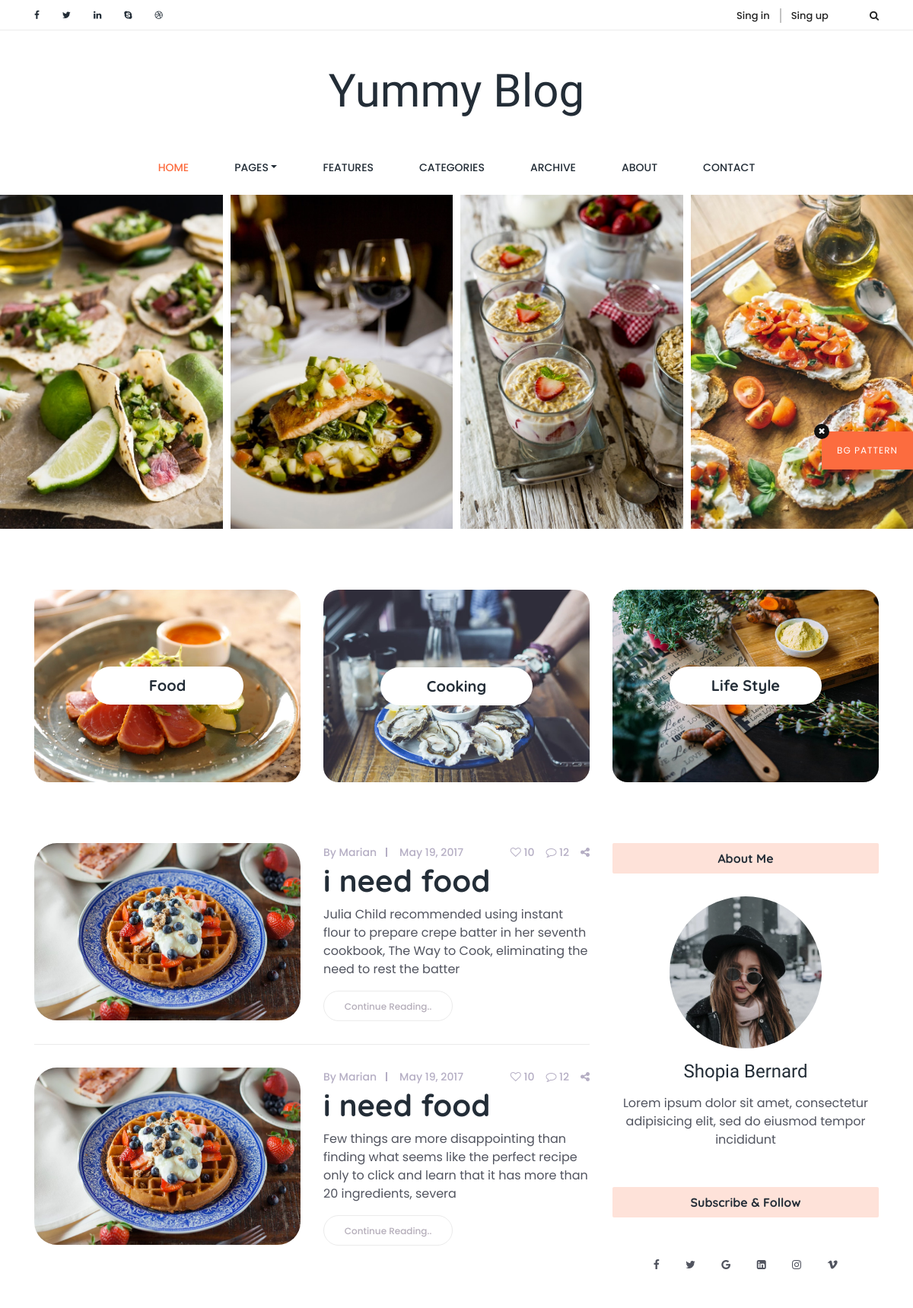
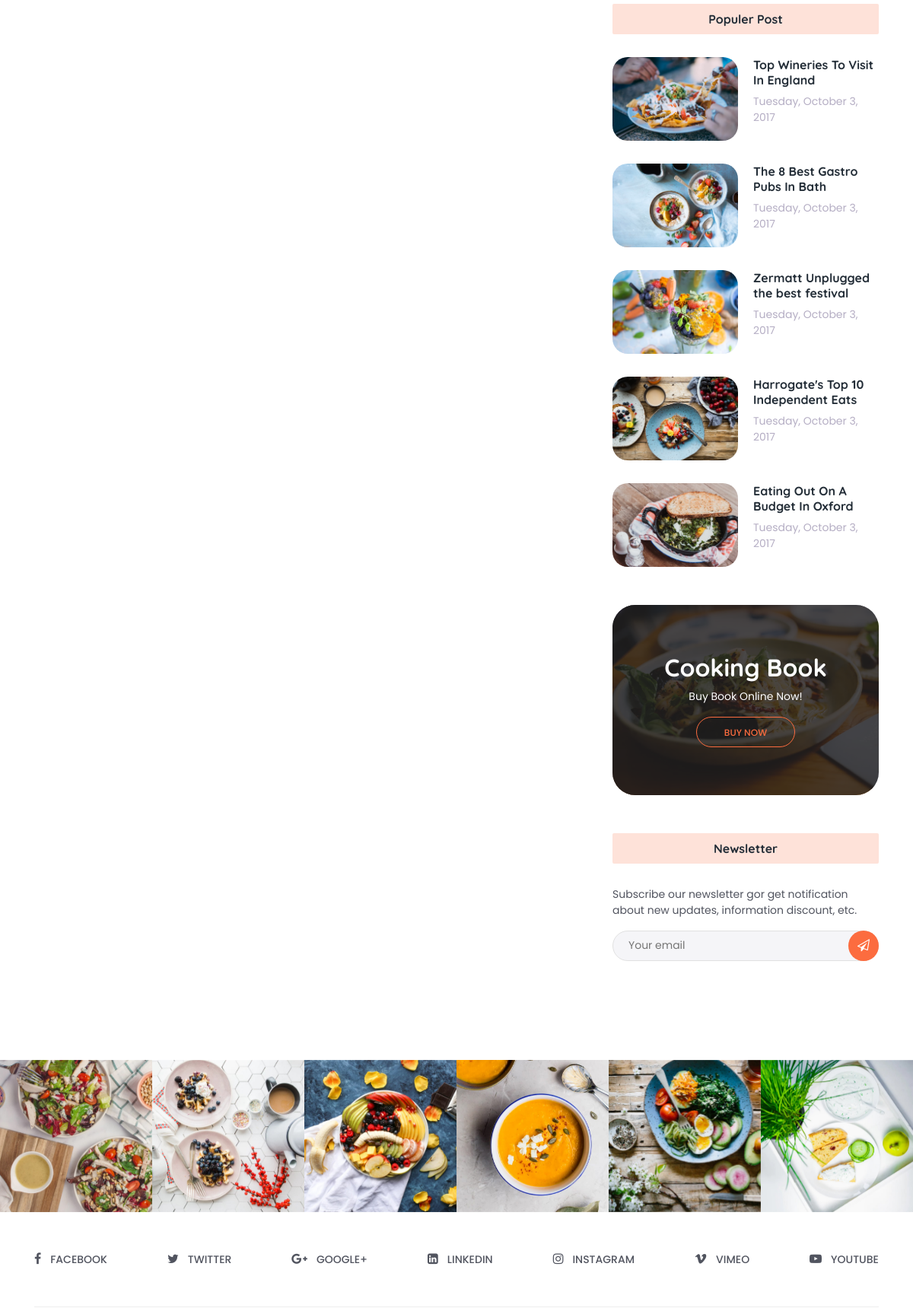
The page / (upper part) on the database its author committed (2 pictures, top to bottom).
### dashboard/models.py (models this page shows, shortened)
class BlogPost(models.Model):
    title = models.CharField(max_length=255)
    details = models.TextField()
    category = models.ForeignKey(Category, on_delete=models.DO_NOTHING, default=1)
    publish_date = models.DateTimeField(auto_now_add=True)
    update_date = models.DateTimeField(auto_now=True)
    status = models.BooleanField(default=0)

### blog/views.py (the view)
# urls.py: path("",views.home,name="home"),
def home(request):
    allpost= BlogPost.objects.all()
    context ={
        'allpost' : allpost
    }
    return render(request,"blog/home.html",context)

### blog/templates/blog/home.html
{% extends 'blog/index.html'%}
{% load static %}
{% block main_content %}
        <div class="col-12 col-lg-8">
            <div class="row">
                {% for i in allpost %}
                <div class="col-12">
                    <div class="list-blog single-post d-sm-flex wow fadeInUpBig" data-wow-delay=".2s">
                        <div class="post-thumb">
                            <img src="{% static 'blog/img/blog-img/6.jpg' %}" alt="">
                        </div>
                        <div class="post-content">
                            <div class="post-meta d-flex">
                                <div class="post-author-date-area d-flex">
                                    <div class="post-author">
                                        <a href="#">By Marian</a>
                                    </div>
                                    <div class="post-date">
                                        <a href="#">May 19, 2017</a>
                                    </div>
                                </div>
                                <div class="post-comment-share-area d-flex">
                                    <div class="post-favourite">
                                        <a href="#"><i class="fa fa-heart-o" aria-hidden="true"></i> 10</a>
                                    </div>
                                    <div class="post-comments">
                                        <a href="#"><i class="fa fa-comment-o" aria-hidden="true"></i> 12</a>
                                    </div>
                                    <div class="post-share">
                                        <a href="#"><i class="fa fa-share-alt" aria-hidden="true"></i></a>
                                    </div>
                                </div>
                            </div>
                                    <a href="{% url 'details' i.pk %}"><h1>{{i.title}}</h1></a>
                            <p>{{i.details|slice:'150'}}</p>
                            <a href="{% url 'details' i.pk %}" class="read-more">Continue Reading..</a>
                        </div>
                    </div>
                </div>
                {% endfor %}
            </div>
        </div>
{% endblock main_content %}

### rows shown on the page
BlogPost: title "i need food", details "Julia Child recommended using instant flour to prepare crepe batter in her seventh cookbook, The Way to Cook, eliminating the need to rest the batter"
BlogPost: title "i need food", details "Few things are more disappointing than finding what seems like the perfect recipe only to click and learn that it has more than 20 ingredients, severa"
